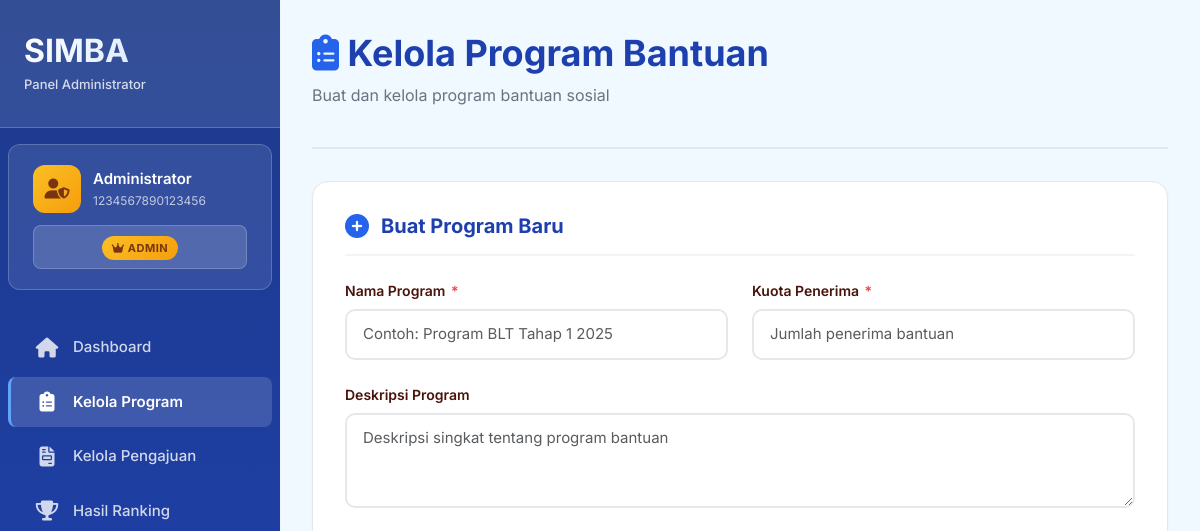
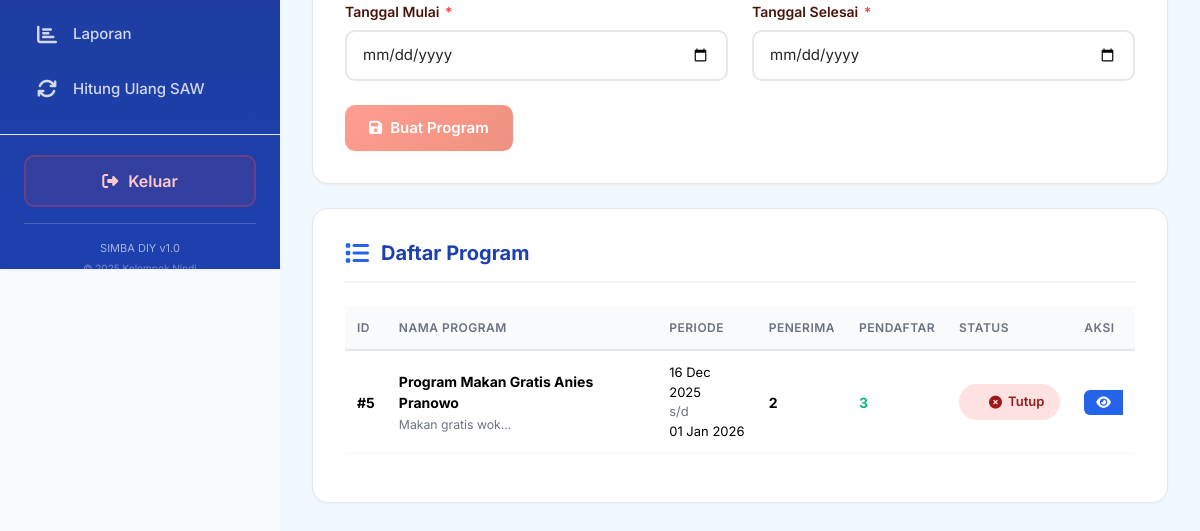
The app's page /admin/manage_programs.php (signed in), older data (2 pictures, top to bottom).
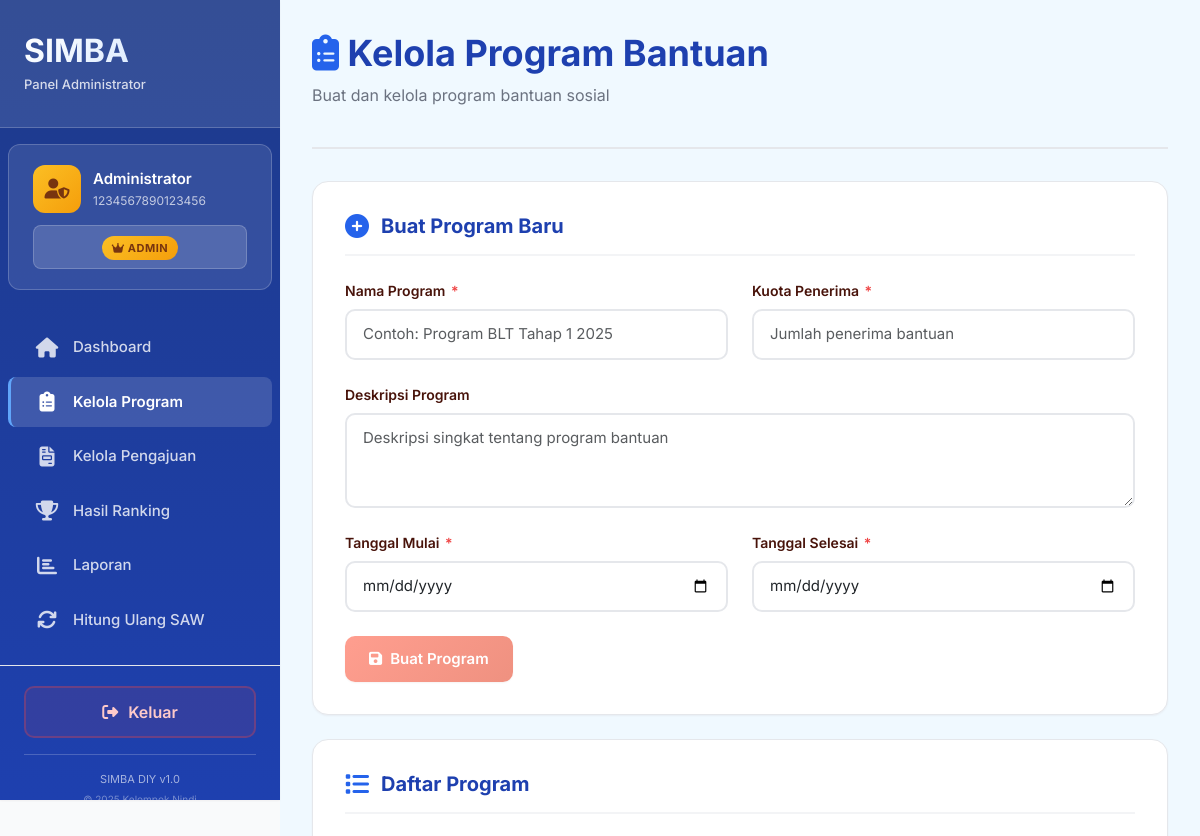
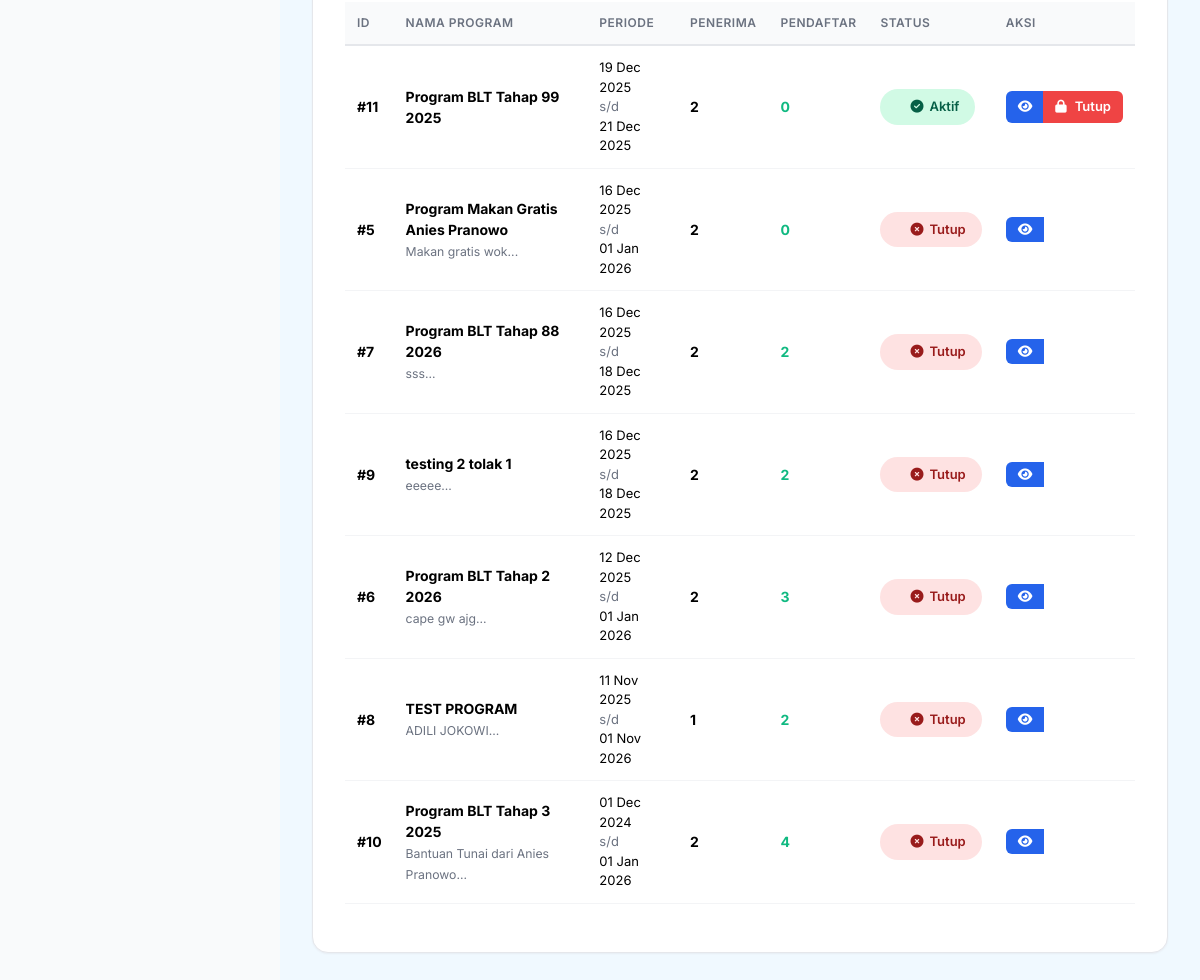
The same page, newer data (2 pictures, top to bottom).
### tables this page shows
CREATE TABLE `program_bantuan` (
  `id` int(11) NOT NULL,
  `nama_program` varchar(255) NOT NULL COMMENT 'Nama program bantuan',
  `deskripsi` text DEFAULT NULL COMMENT 'Deskripsi program',
  `kuota` int(11) NOT NULL COMMENT 'Jumlah penerima',
  `tanggal_mulai` date NOT NULL COMMENT 'Tanggal mulai program',
  `tanggal_selesai` date NOT NULL COMMENT 'Tanggal selesai program',
  `status` enum('Aktif','Tutup') NOT NULL DEFAULT 'Aktif' COMMENT 'Status program',
  `created_at` timestamp NOT NULL DEFAULT current_timestamp(),
  `updated_at` timestamp NOT NULL DEFAULT current_timestamp() ON UPDATE current_timestamp()
);

### functions/program.php (called while the page is built, shortened)
<?php
function getAllPrograms($status = null)
{
    $connection = getConnection();
    $query = "SELECT * FROM program_bantuan";
    $query .= " ORDER BY tanggal_mulai DESC";
    $result = $connection->query($query);
    return $result->fetch_all(MYSQLI_ASSOC);
}
function getProgramStats($id_program)
{
    $connection = getConnection();
    $stats = [];
    $result = $connection->query("SELECT COUNT(*) as total FROM pengajuan WHERE id_program = " . intval($id_program));
    $stats['total_pengajuan'] = $result->fetch_assoc()['total'];
    $result = $connection->query("SELECT COUNT(*) as total FROM pengajuan WHERE id_program = " . intval($id_program) . " AND status = 'Menunggu Verifikasi'");
    $stats['menunggu'] = $result->fetch_assoc()['total'];
    $result = $connection->query("SELECT COUNT(*) as total FROM pengajuan WHERE id_program = " . intval($id_program) . " AND status = 'Sedang Diverifikasi'");
    $stats['diverifikasi'] = $result->fetch_assoc()['total'];
    $result = $connection->query("SELECT COUNT(*) as total FROM pengajuan WHERE id_program = " . intval($id_program) . " AND status = 'Terverifikasi'");
    $stats['terverifikasi'] = $result->fetch_assoc()['total'];
    $result = $connection->query("SELECT COUNT(*) as total FROM pengajuan WHERE id_program = " . intval($id_program) . " AND status = 'Ditolak'");
    $stats['ditolak'] = $result->fetch_assoc()['total'];
    return $stats;
}

### admin/manage_programs.php (the view, shortened to what the changed rows need)
<?php
require_once(__DIR__ . "/../functions/program.php");
$programs = getAllPrograms();
?>
<!DOCTYPE html>
<html lang="id">
<head>
    <link rel="stylesheet" href="https://cdnjs.cloudflare.com/ajax/libs/font-awesome/6.5.2/css/all.min.css">
    <link href="https://cdn.jsdelivr.net/npm/bootstrap@5.3.5/dist/css/bootstrap.min.css" rel="stylesheet">
    <link rel="stylesheet" href="../css/style.css">
</head>
<body>
    <div class="dashboard-wrapper">
        <?php include('../templates/admin_sidebar.php'); ?>
        <div class="main-content" style="background-color: #f0f9ff;">
            <div class="page-header">
                <h1 class="page-title" style="color: #1e40af;">
                    <i class="fas fa-clipboard-list" style="color: #2563eb;"></i> Kelola Program Bantuan
                </h1>
            </div>
            <div class="form-card">
                <h2 class="form-section-title" style="color: #1e40af;">
                    <i class="fas fa-plus-circle" style="color: #2563eb;"></i> Buat Program Baru
                </h2>
            </div>
            <div class="form-card">
                <h2 class="form-section-title" style="color: #1e40af;">
                    <i class="fas fa-list" style="color: #2563eb;"></i> Daftar Program
                </h2>
                <?php if (empty($programs)): ?>
                    <div class="empty-state">
                        <div class="empty-state-icon">
                            <i class="fas fa-clipboard-list"></i>
                        </div>
                        <div class="empty-state-title">Belum Ada Program</div>
                        <div class="empty-state-description">Buat program bantuan baru menggunakan form di atas</div>
                    </div>
                <?php else: ?>
                    <div class="table-responsive">
                        <table class="table">
                            <thead>
                                <tr>
                                    <th>ID</th>
                                    <th>Nama Program</th>
                                    <th>Periode</th>
                                    <th>Penerima</th>
                                    <th>Pendaftar</th>
                                    <th>Status</th>
                                    <th>Aksi</th>
                                </tr>
                            </thead>
                            <tbody>
                                <?php foreach ($programs as $program):
                                    $programStats = getProgramStats($program['id']);
                                ?>
                                    <tr>
                                        <td><strong>#<?php echo $program['id']; ?></strong></td>
                                        <td>
                                            <strong><?php echo htmlspecialchars($program['nama_program']); ?></strong>
                                            <?php if ($program['deskripsi']): ?>
                                                <br><small style="color: #6b7280;"><?php echo htmlspecialchars(substr($program['deskripsi'], 0, 50)); ?>...</small>
                                            <?php endif; ?>
                                        </td>
                                        <td>
                                            <div style="font-size: 13px;">
                                                <div><?php echo date('d M Y', strtotime($program['tanggal_mulai'])); ?></div>
                                                <div style="color: #6b7280;">s/d</div>
                                                <div><?php echo date('d M Y', strtotime($program['tanggal_selesai'])); ?></div>
                                            </div>
                                        </td>
                                        <td><strong><?php echo $program['kuota']; ?></strong></td>
                                        <td>
                                            <strong style="color: #10b981;"><?php echo $programStats['terverifikasi']; ?></strong>
                                        </td>
                                        <td>
                                            <?php if ($program['status'] == 'Aktif'): ?>
                                                <span class="status-badge" style="background-color: #d1fae5; color: #065f46;">
                                                    <i class="fas fa-check-circle"></i> Aktif
                                                </span>
                                            <?php else: ?>
                                                <span class="status-badge" style="background-color: #fee2e2; color: #991b1b;">
                                                    <i class="fas fa-times-circle"></i> Tutup
                                                </span>
                                            <?php endif; ?>
                                        </td>
                                        <td>
                                            <div class="btn-group">
                                                <button class="btn btn-sm" style="background-color: #2563eb; color: white; padding: 6px 12px; border-radius: 6px 0 0 6px; font-size: 13px;"
                                                    onclick="viewProgram(<?php echo $program['id']; ?>)">
                                                    <i class="fas fa-eye"></i>
                                                </button>
                                                <?php if ($program['status'] == 'Aktif'): ?>
                                                    <button class="btn btn-sm" style="background-color: #ef4444; color: white; padding: 6px 12px; border-radius: 0 6px 6px 0; font-size: 13px;"
                                                        onclick="closeProgram(<?php echo $program['id']; ?>, '<?php echo htmlspecialchars($program['nama_program']); ?>')">
                                                        <i class="fas fa-lock"></i> Tutup
                                                    </button>
                                                <?php endif; ?>
                                            </div>
                                        </td>
                                    </tr>
                                <?php endforeach; ?>
                            </tbody>
                        </table>
                    </div>
                <?php endif; ?>
            </div>
        </div>
    </div>
</body>
</html>

Row changes from the older to the newer data that the page shows:
added program_bantuan: id "11", nama_program "Program BLT Tahap 99 2025", tanggal_mulai "19 Dec 2025", tanggal_selesai "21 Dec 2025", kuota "2", terverifikasi "0", status "Aktif" (drawn)
changed program_bantuan "Program Makan Gratis Anies Pranowo": terverifikasi "3" → "0"
added program_bantuan: id "7", nama_program "Program BLT Tahap 88 2026", deskripsi "sss", tanggal_mulai "16 Dec 2025", tanggal_selesai "18 Dec 2025", kuota "2", terverifikasi "2", status "Tutup" (drawn)
added program_bantuan: id "9", nama_program "testing 2 tolak 1", deskripsi "eeeee", tanggal_mulai "16 Dec 2025", tanggal_selesai "18 Dec 2025", kuota "2", terverifikasi "2", status "Tutup" (drawn)
added program_bantuan: id "6", nama_program "Program BLT Tahap 2 2026", deskripsi "cape gw ajg", tanggal_mulai "12 Dec 2025", tanggal_selesai "01 Jan 2026", kuota "2", terverifikasi "3", status "Tutup" (drawn)
added program_bantuan: id "8", nama_program "TEST PROGRAM", deskripsi "ADILI JOKOWI", tanggal_mulai "11 Nov 2025", tanggal_selesai "01 Nov 2026", kuota "1", terverifikasi "2", status "Tutup" (drawn)
added program_bantuan: id "10", nama_program "Program BLT Tahap 3 2025", deskripsi "Bantuan Tunai dari Anies Pranowo", tanggal_mulai "01 Dec 2024", tanggal_selesai "01 Jan 2026", kuota "2", terverifikasi "4", status "Tutup" (drawn)
